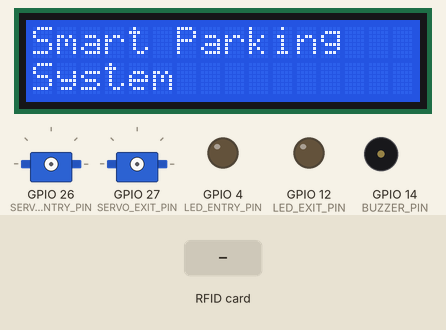
Simulated run of this sketch. Board: ESP32. Shown: 16×2 character LCD, 2 × servo, output pins drawn as LEDs (lit = HIGH), buzzer (waves = sounding, pin HIGH). Wiring (inferred from the names in the program): 4 × IR receiver: data GPIO 32 / data GPIO 33 / data GPIO 34 / data GPIO 35. The test bench sets the inputs (shaded band). WiFi joins after 1.5 s; servers stay silent unless stated; uploads are accepted with an empty reply; what the sketch prints to the serial monitor is not drawn.

Above: at 2.2 s.
At 5.8 s:
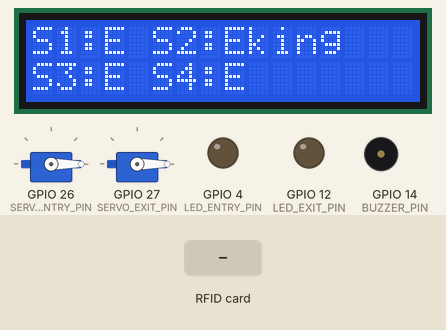
5.9 s: RFID card 13 A6 5A A7 held to the reader
At 6.5 s:
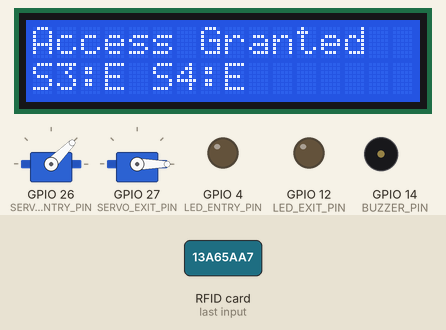
10.4 s: RFID card 5E 7A 19 C4 held to the reader
At 12.3 s:
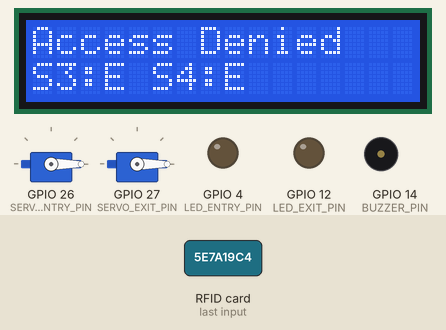
13.4 s: RFID card 13 A6 5A A7 held to the reader
At 20.0 s:
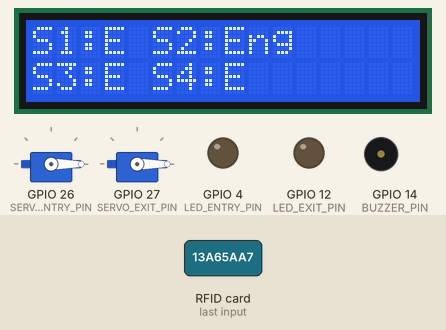
Timing chart, 0 to 21.5 s (numbered marks = the images above; inputs shaded):
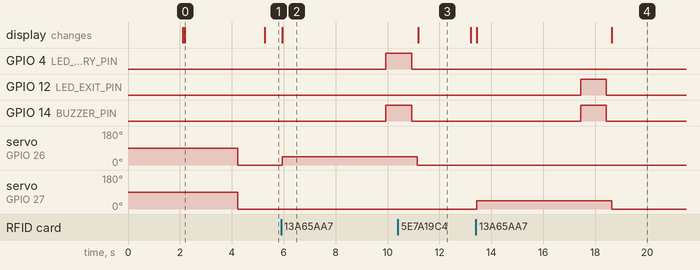

Measured:
- after the input at 5.9 s, GPIO 4 (LED_ENTRY_PIN), GPIO 14 (BUZZER_PIN): LOW → HIGH after 4.0 s; servo on GPIO 26 (SERVO_ENTRY_PIN): 0° → 45° at once; the display: changes at once (image 2)
- after the input at 10.4 s, the display: changes after 0.79 s (image 3)
- after the input at 13.4 s, GPIO 12 (LED_EXIT_PIN), GPIO 14 (BUZZER_PIN): LOW → HIGH after 4.0 s, → LOW 1.0 s later; servo on GPIO 27 (SERVO_EXIT_PIN): 0° → 45° at once, → 0° 5.2 s later; the display: first changes at once (image 4 shows a later state)
- what the display in image 0 shows lasts 3.1 s, from 2.2 s to 5.3 s
- what the display in image 3 shows lasts 2.0 s, from 11.2 s to 13.2 s

The sketch:

IOT_SMART_PARKING.ino
```cpp
//final code
#define BLYNK_TEMPLATE_ID "TMPL3TzWGS14D"
#define BLYNK_TEMPLATE_NAME "Smart Car Parking"
#define BLYNK_AUTH_TOKEN "oRAPLHAAG6waObAjfMp01MpXE2XhZKEn"

#include <Wire.h>
#include <LiquidCrystal_I2C.h>
#include <ESP32Servo.h>
#include <WiFi.h>
#include <BlynkSimpleEsp32.h>
#include <MFRC522.h>  // RFID Library
#include <HTTPClient.h>

// Pin Definitions
#define SS_PIN 5      // RFID SS pin for RFID
#define RST_PIN 22    // RFID RST pin
#define SERVO_ENTRY_PIN 26  // Servo motor pin for Entry gate
#define SERVO_EXIT_PIN 27   // Servo motor pin for Exit gate
#define IR_SENSOR_1_PIN 32  // IR Sensor for parking slot 1
#define IR_SENSOR_2_PIN 33  // IR Sensor for parking slot 2
#define IR_SENSOR_3_PIN 34  // IR Sensor for parking slot 3
#define IR_SENSOR_4_PIN 35  // IR Sensor for parking slot 4
#define BUZZER_PIN 14  // Buzzer pin
#define LED_ENTRY_PIN 4  // Entry gate LED pin
#define LED_EXIT_PIN 12   // Exit gate LED pin

// Servo and LCD setup
Servo entryServo;
Servo exitServo;
LiquidCrystal_I2C lcd(0x27, 16, 2);  // Set LCD I2C address (0x27)

// RFID Reader
MFRC522 rfid(SS_PIN, RST_PIN);  // Create MFRC522 instance

// WiFi credentials
char ssid[] = "dipankar";
char pass[] = "dipankar1";

// Blynk auth token
char auth[] = "oRAPLHAAG6waObAjfMp01MpXE2XhZKEn";

// Variables
String car[4] = {"", "", "", ""};  // Simulating four parking spots
String record = "";
String authorizedUIDs[] = {"13A65AA7", "83233025", "51E86109", "83C82925"};  // Example RFID UIDs for authorized cars

BlynkTimer timer;

// Function to manually clear a specific line on the 16x2 LCD
void clearLCDLine(int line) {
  lcd.setCursor(0, line);   // Move the cursor to the beginning of the line
  lcd.print("                ");  // Print 16 spaces to clear the line (for a 16x2 display)
}

void setup() {
  Serial.begin(115200);

  // Initialize WiFi and Blynk
  Blynk.begin(auth, ssid, pass);
  Serial.println("Connecting to WiFi...");

  // Wait for Blynk connection
  while (Blynk.connect() == false) {
    delay(100);
  }
  Serial.println("Connected to WiFi and Blynk");

  // Initialize LCD
  lcd.init();
  lcd.backlight();
  lcd.setCursor(0, 0);
  lcd.print("Smart Parking");
  lcd.setCursor(0, 1);
  lcd.print("System");
  Serial.println("LCD Initialized");

  // Show initialization message for 2 seconds
  delay(2000);  // Wait for 2 seconds to let the message appear

  // Immediately proceed to the parking status display (no need to clear)

  // Initialize Servos
  entryServo.attach(SERVO_ENTRY_PIN);
  exitServo.attach(SERVO_EXIT_PIN);

  // Initialize RFID
  SPI.begin();
  rfid.PCD_Init();
  Serial.println("RFID Initialized");

  // Set the initial servo position (closed)
  entryServo.write(0);
  exitServo.write(0);

  // Initialize IR Sensors
  pinMode(IR_SENSOR_1_PIN, INPUT);
  pinMode(IR_SENSOR_2_PIN, INPUT);
  pinMode(IR_SENSOR_3_PIN, INPUT);
  pinMode(IR_SENSOR_4_PIN, INPUT);

   // Initialize Buzzer and LEDs
  pinMode(BUZZER_PIN, OUTPUT);
  pinMode(LED_ENTRY_PIN, OUTPUT);
  pinMode(LED_EXIT_PIN, OUTPUT);


  // Set up the Blynk timer to update parking status every second
  timer.setInterval(1000L, updateParkingStatus);  // Check parking status every second
}

void loop() {
  Blynk.run();  // Handle Blynk connection
  timer.run();  // Handle Blynk Timer to update the parking status regularly
  handleRFID(); // Handle RFID for entry/exit
}

// Function to handle RFID car entry/exit logic
void handleRFID() {
  if (rfid.PICC_IsNewCardPresent() && rfid.PICC_ReadCardSerial()) {
    String uid = getRFIDUid();

    if (isCarParked(uid)) {  // Check if the car is already parked (exit scenario)
      clearLCDLine(0);
      lcd.setCursor(0, 0);
      lcd.print("Car Exiting");
      openExitGate();
      delay(1000);
      carExit(uid);  // Car exiting
    } else if (isAuthorized(uid)) {  // If the car is authorized, check for space and allow entry
      if (isParkingAvailable()) {   // Check if there's an available spot
        clearLCDLine(0);
        lcd.setCursor(0, 0);
        lcd.print("Access Granted");
        openEntryGate();
        delay(1000);
        carEntry(uid);  // Car entering
      } else {
        // Parking is full, do not open entry gate
        clearLCDLine(0);
        lcd.setCursor(0, 0);
        lcd.print("Parking Full");
        Serial.println("Parking Full - No space available");
        // Entry gate should NOT open when parking is full
        // Buzzer response for parking full
        digitalWrite(BUZZER_PIN, HIGH);  // Turn on the buzzer
        delay(3000);  // Buzz for 1.5 seconds
        digitalWrite(BUZZER_PIN, LOW);  // Turn off the buzzer
      }
    } else {  // Unauthorized car
      clearLCDLine(0);
      lcd.setCursor(0, 0);
      lcd.print("Access Denied");
      delay(2000);
    }
    rfid.PICC_HaltA();  // Halt the RFID card
  }
}

// Function to get the RFID UID
String getRFIDUid() {
  String uid = "";
  for (byte i = 0; i < rfid.uid.size; i++) {
    uid.concat(String(rfid.uid.uidByte[i] < 0x10 ? "0" : ""));
    uid.concat(String(rfid.uid.uidByte[i], HEX));
  }
  uid.toUpperCase();  // Ensure the UID is uppercase
  Serial.println("UID: " + uid);
  return uid;
}

// Function to check if the UID is authorized
bool isAuthorized(String uid) {
  for (int i = 0; i < sizeof(authorizedUIDs) / sizeof(authorizedUIDs[0]); i++) {
    if (uid == authorizedUIDs[i]) {
      return true;  // UID is authorized
    }
  }
  return false;  // UID is not authorized
}

// Function to check if a car is already parked
bool isCarParked(String uid) {
  for (int i = 0; i < 4; i++) {  // Check all four parking spots
    if (car[i] == uid) {
      return true;  // Car with this UID is already parked
    }
  }
  return false;
}

// Function to check if parking is available (if any parking spot is empty)
bool isParkingAvailable() {
  for (int i = 0;  i < 4; i++) {
    if (car[i] == "") {
      return true;  // There is an empty parking spot
    }
  }
  return false;  // No empty spots, parking is full
}

// Function for entering a car (after authentication)
void carEntry(String carX) {
  for (int i = 0; i < 4; i++) {  // Limiting to 4 parking slots
    if (car[i] == "") {
      car[i] = carX;
      record += "\n" + carX + " Entered at " + String(millis() / 1000) + " seconds";
      Blynk.virtualWrite(V3, record);  // Displaying car entry record on Blynk

       // Buzzer and LED response for entry
      digitalWrite(BUZZER_PIN, HIGH);  // Turn on the buzzer
      digitalWrite(LED_ENTRY_PIN, HIGH);  // Turn on entry LED
      delay(1000);  // Buzz for 1 second
      digitalWrite(BUZZER_PIN, LOW);  // Turn off the buzzer
      digitalWrite(LED_ENTRY_PIN, LOW);  // Turn off entry LED

      // Send entry data to Google Sheets
      sendToGoogleSheets(carX, "Entered");
      closeEntryGate();  // Close the gate after entry
      return;
    }
  }
  lcd.clear();
  lcd.setCursor(0, 0);
  lcd.print("Parking Full");
  Serial.println("Parking Full");
}

// Function for exiting a car
void carExit(String carX) {
  for (int i = 0; i < 4; i++) {  // Limiting to 4 parking slots
    if (car[i] == carX) {
      car[i] = "";
      record += "\n" + carX + " Exited at " + String(millis() / 1000) + " seconds";
      Blynk.virtualWrite(V3, record);  // Displaying car exit record on Blynk

      // Buzzer and LED response for exit
      digitalWrite(BUZZER_PIN, HIGH);  // Turn on the buzzer
      digitalWrite(LED_EXIT_PIN, HIGH);  // Turn on exit LED
      delay(1000);  // Buzz for 1 second
      digitalWrite(BUZZER_PIN, LOW);  // Turn off the buzzer
      digitalWrite(LED_EXIT_PIN, LOW);  // Turn off exit LED

       // Send exit data to Google Sheets
      sendToGoogleSheets(carX, "Exited");
      closeExitGate();  // Close the exit gate after the car leaves
      return;
    }
  }
  lcd.clear();
  lcd.setCursor(0, 0);
  lcd.print("Car not found");
  Serial.println("Car not found.");
}

// Functions to handle servos for entry/exit gates
void openEntryGate() {
  entryServo.write(45);  // Open the entry gate
  delay(3000);  // Hold open for 3 seconds
}

void closeEntryGate() {
  entryServo.write(0);  // Close the entry gate
}

void openExitGate() {
  exitServo.write(45);  // Open the exit gate
  delay(3000);  // Hold open for 3 seconds
}

void closeExitGate() {
  exitServo.write(0);  // Close the exit gate
}

// Function to update parking status based on IR sensor readings
void updateParkingStatus() {
  int sensor1Status = digitalRead(IR_SENSOR_1_PIN);  // Read IR sensor 1
  int sensor2Status = digitalRead(IR_SENSOR_2_PIN);  // Read IR sensor 2
  int sensor3Status = digitalRead(IR_SENSOR_3_PIN);  // Read IR sensor 3
  int sensor4Status = digitalRead(IR_SENSOR_4_PIN);  // Read IR sensor 4

  // Display sensor statuses on Blynk
  Blynk.virtualWrite(V5, sensor1Status == LOW ? "Occupied" : "Empty");
  Blynk.virtualWrite(V6, sensor2Status == LOW ? "Occupied" : "Empty");
  Blynk.virtualWrite(V7, sensor3Status == LOW ? "Occupied" : "Empty");
  Blynk.virtualWrite(V8, sensor4Status == LOW ? "Occupied" : "Empty");

  // Send the number of full slots to the gauge
  int fullSlots = (sensor1Status == LOW) + (sensor2Status == LOW) + (sensor3Status == LOW) + (sensor4Status == LOW);
  Blynk.virtualWrite(V10, fullSlots);

  // Display on LCD in a compact form (2 slots per line)
  lcd.setCursor(0, 0);
  lcd.print(sensor1Status == LOW ? "S1:F " : "S1:E ");  // Slot 1 status
  lcd.print(sensor2Status == LOW ? "S2:F" : "S2:E");    // Slot 2 status

  lcd.setCursor(0, 1);
  lcd.print(sensor3Status == LOW ? "S3:F " : "S3:E ");  // Slot 3 status
  lcd.print(sensor4Status == LOW ? "S4:F" : "S4:E");    // Slot 4 status
}

// Google sheet response

void sendToGoogleSheets(String uid, String action) {
  if (WiFi.status() == WL_CONNECTED) {  // Check Wi-Fi connection status
    HTTPClient http;
    http.begin("https://script.google.com/macros/s/AKfycby4ftAIO6HAA4ofJFx8NSfb2zfkoAZe5FZcbPvd_SimD4P1kcx0uCcsbG6NoZ5pX2q-2A/exec");  // Your Google Apps Script URL
    http.addHeader("Content-Type", "application/json");

    // Create the JSON payload
    String payload = "{\"uid\":\"" + uid + "\", \"action\":\"" + action + "\", \"timestamp\":\"" + String(millis() / 1000) + "\"}";

    // Send HTTP POST request
    int httpResponseCode = http.POST(payload);

    // Check the response code
    if (httpResponseCode > 0) {
      String response = http.getString();  // Get the response
      Serial.println(httpResponseCode);
      Serial.println(response);
    } else {
      Serial.println("Error in sending POST request");
      Serial.println(httpResponseCode);
    }

    http.end();  // End the connection
  } else {
    Serial.println("WiFi Disconnected");
  }
}
```
